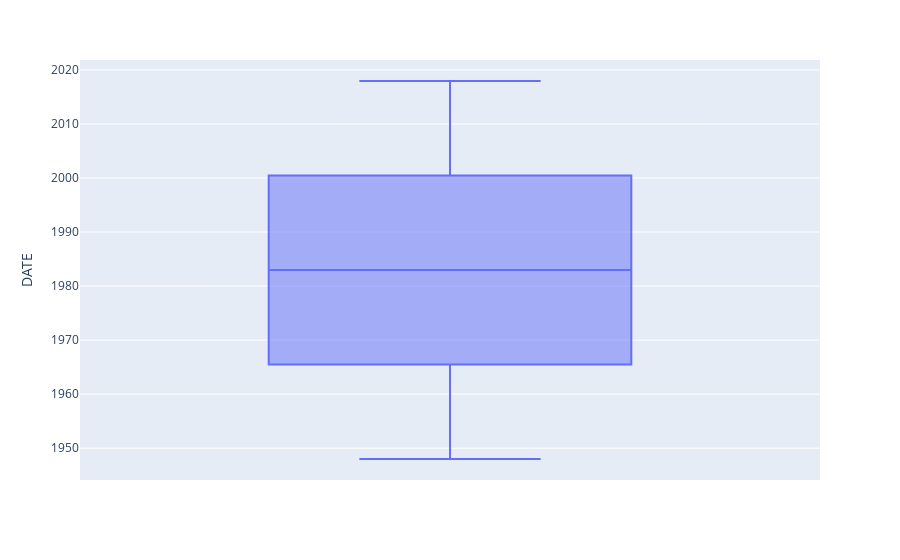

Source (notebook cell):
### Code cell
fig = px.box(df, y='DATE')

fig.show()

### Figure 1 — Plotly figure (JSON) as saved in the notebook; plotly's stock layout.template omitted (floating-point values rounded to 4 significant figures; data arrays with more than 128 entries replaced by an {"elided": "..."} marker saying what was removed)
{"data": [{"alignmentgroup": "True", "hovertemplate": "DATE=%{y}<extra></extra>", "legendgroup": "", "marker": {"color": "#636efa"}, "name": "", "notched": false, "offsetgroup": "", "orientation": "v", "showlegend": false, "type": "box", "x0": " ", "xaxis": "x", "y": {"elided": "25551 str values"}, "y0": " ", "yaxis": "y"}], "layout": {"boxmode": "group", "legend": {"tracegroupgap": 0}, "margin": {"t": 60}, "xaxis": {"anchor": "y", "domain": [0, 1]}, "yaxis": {"anchor": "x", "domain": [0, 1], "title": {"text": "DATE"}}}}
